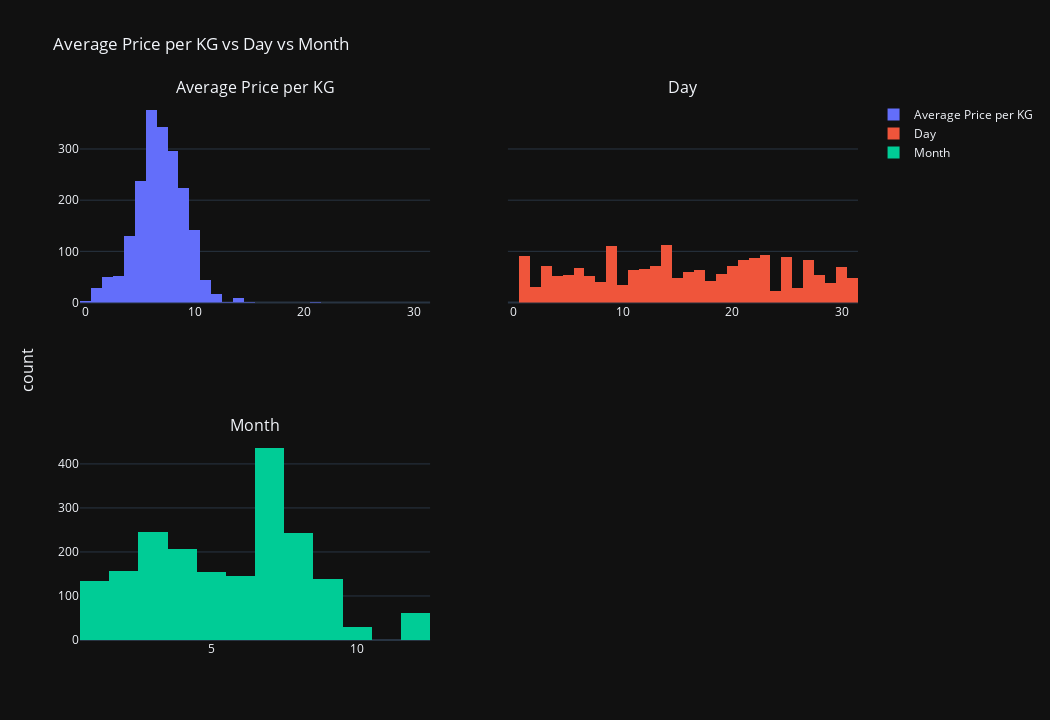

Notebook source saved alongside this figure:
### Code cell
#Make subplots for the features whose x axes has similiar ranges
fig = make_subplots(rows = 2, 
                    cols = 2, 
                    subplot_titles = ("Average Price per KG", "Day", "Month"), 
                    y_title = 'count', 
                   shared_yaxes = True,
                   shared_xaxes = 'rows')

#Adding 3 features into Histograms and updating the layout of the figure
fig.add_trace(go.Histogram(x = train['avg_price_per_kg'], 
                           name = 'Average Price per KG'), 
              row = 1, 
              col = 1)

fig.add_trace(go.Histogram(x = train['Day'], 
                           name = 'Day'), 
              row = 1, 
              col = 2)

fig.add_trace(go.Histogram(x = train['Month'], 
                           name = 'Month'), 
              row = 2, 
              col = 1)

fig.update_layout(height = 720, 
                  width = 1050,
                  title_text = "Average Price per KG vs Day vs Month", 
                  template = template)

### Figure 1 — Plotly figure (JSON) as saved in the notebook; plotly's stock layout.template omitted (floating-point values rounded to 4 significant figures; data arrays with more than 128 entries replaced by an {"elided": "..."} marker saying what was removed)
{"data": [{"name": "Average Price per KG", "type": "histogram", "x": {"elided": "1952 float values"}, "xaxis": "x", "yaxis": "y"}, {"name": "Day", "type": "histogram", "x": {"elided": "1952 int values"}, "xaxis": "x2", "yaxis": "y2"}, {"name": "Month", "type": "histogram", "x": {"elided": "1952 int values"}, "xaxis": "x3", "yaxis": "y3"}], "layout": {"annotations": [{"font": {"size": 16}, "showarrow": false, "text": "Average Price per KG", "x": 0.225, "xanchor": "center", "xref": "paper", "y": 1, "yanchor": "bottom", "yref": "paper"}, {"font": {"size": 16}, "showarrow": false, "text": "Day", "x": 0.775, "xanchor": "center", "xref": "paper", "y": 1, "yanchor": "bottom", "yref": "paper"}, {"font": {"size": 16}, "showarrow": false, "text": "Month", "x": 0.225, "xanchor": "center", "xref": "paper", "y": 0.375, "yanchor": "bottom", "yref": "paper"}, {"font": {"size": 16}, "showarrow": false, "text": "count", "textangle": -90, "x": 0, "xanchor": "right", "xref": "paper", "xshift": -40, "y": 0.5, "yanchor": "middle", "yref": "paper"}], "height": 720, "title": {"text": "Average Price per KG vs Day vs Month"}, "width": 1050, "xaxis": {"anchor": "y", "domain": [0, 0.45]}, "xaxis2": {"anchor": "y2", "domain": [0.55, 1], "matches": "x"}, "xaxis3": {"anchor": "y3", "domain": [0, 0.45]}, "xaxis4": {"anchor": "y4", "domain": [0.55, 1], "matches": "x3"}, "yaxis": {"anchor": "x", "domain": [0.625, 1]}, "yaxis2": {"anchor": "x2", "domain": [0.625, 1], "matches": "y", "showticklabels": false}, "yaxis3": {"anchor": "x3", "domain": [0, 0.375]}, "yaxis4": {"anchor": "x4", "domain": [0, 0.375], "matches": "y3", "showticklabels": false}}}
